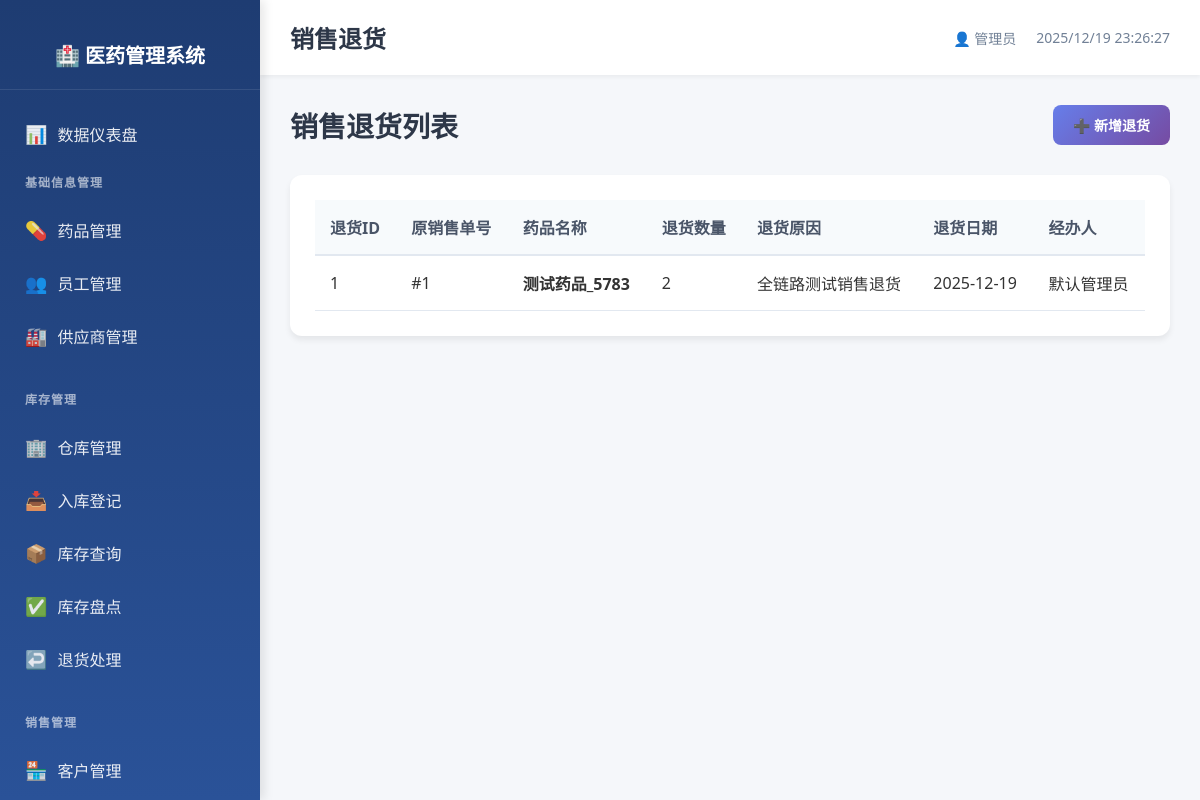
The page /sales/return on the database as committed earlier.
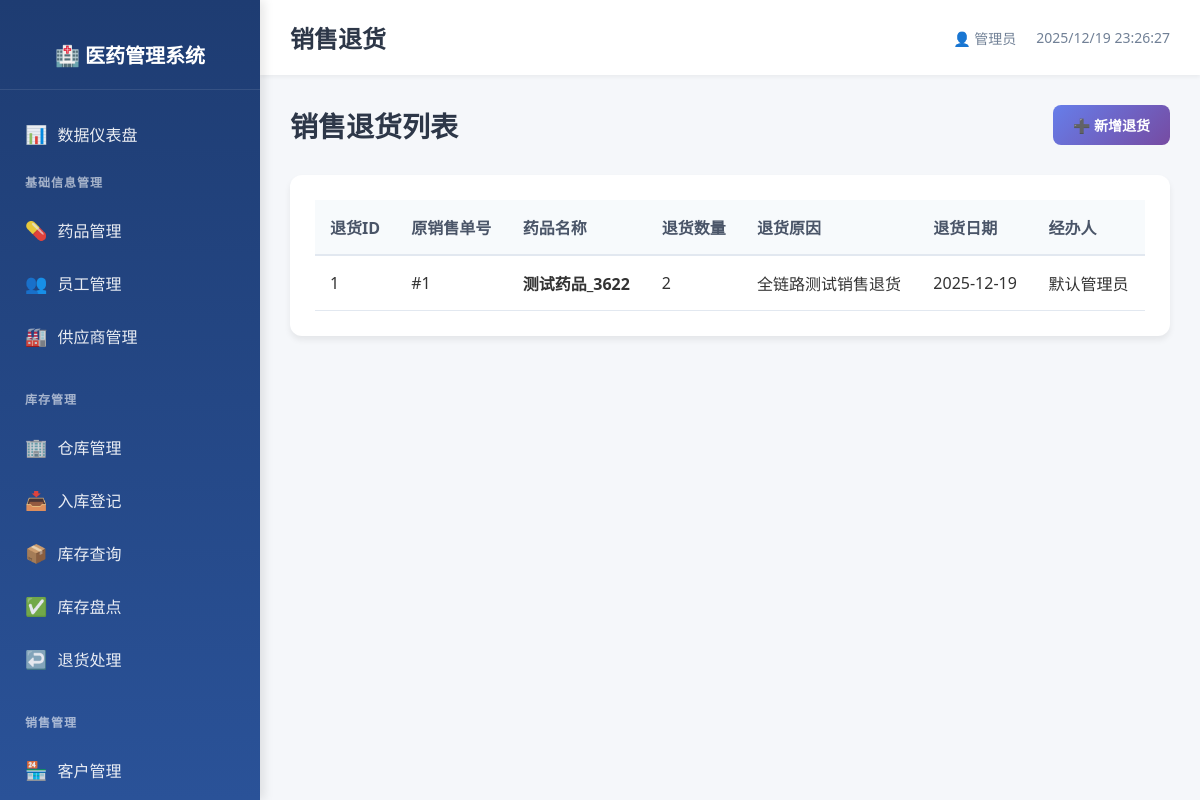
The same page on the database as committed later.
### models.py (models this page shows)
class SalesReturn(db.Model):
    __tablename__ = 'sales_return'
    sales_return_id = db.Column(db.Integer, primary_key=True, autoincrement=True)
    sales_id = db.Column(db.Integer, db.ForeignKey('sales.sales_id', ondelete='CASCADE'), nullable=False, index=True)
    quantity = db.Column(db.Integer, nullable=False)
    reason = db.Column(db.String(200))
    return_date = db.Column(db.Date, nullable=False, index=True)
    employee_id = db.Column(db.Integer, db.ForeignKey('employee_info.employee_id', ondelete='SET NULL'))
    create_time = db.Column(db.DateTime, default=datetime.now, nullable=False)

class DrugInfo(db.Model):
    __tablename__ = 'drug_info'
    drug_id = db.Column(db.Integer, primary_key=True, autoincrement=True)
    name = db.Column(db.String(100), nullable=False, index=True)
    spec = db.Column(db.String(100))
    manufacturer = db.Column(db.String(200))
    approval_number = db.Column(db.String(100), unique=True)
    category = db.Column(db.String(50))  # 处方/非处方
    unit = db.Column(db.String(20))
    purchase_price = db.Column(db.Numeric(10, 2), nullable=False)
    sale_price = db.Column(db.Numeric(10, 2), nullable=False)
    expiry_date = db.Column(db.Date)
    status = db.Column(db.String(20), default='在售', nullable=False)
    create_time = db.Column(db.DateTime, default=datetime.now, nullable=False)
    update_time = db.Column(db.DateTime, default=datetime.now, onupdate=datetime.now, nullable=False)

class Sales(db.Model):
    __tablename__ = 'sales'
    sales_id = db.Column(db.Integer, primary_key=True, autoincrement=True)
    drug_id = db.Column(db.Integer, db.ForeignKey('drug_info.drug_id', ondelete='CASCADE'), nullable=False, index=True)
    customer_id = db.Column(db.Integer, db.ForeignKey('customer_info.customer_id', ondelete='CASCADE'), nullable=False, index=True)
    quantity = db.Column(db.Integer, nullable=False)
    unit_price = db.Column(db.Numeric(10, 2), nullable=False)
    total_price = db.Column(db.Numeric(10, 2), nullable=False)
    sales_date = db.Column(db.Date, nullable=False, index=True)
    employee_id = db.Column(db.Integer, db.ForeignKey('employee_info.employee_id', ondelete='SET NULL'))
    create_time = db.Column(db.DateTime, default=datetime.now, nullable=False)

class EmployeeInfo(db.Model):
    __tablename__ = 'employee_info'
    employee_id = db.Column(db.Integer, primary_key=True, autoincrement=True)
    name = db.Column(db.String(100), nullable=False, index=True)
    department = db.Column(db.String(100))
    position = db.Column(db.String(100))
    phone = db.Column(db.String(20), unique=True)
    hire_date = db.Column(db.Date)
    account = db.Column(db.String(50), unique=True, nullable=False)
    password = db.Column(db.String(200), nullable=False)
    status = db.Column(db.String(20), default='在职', nullable=False)
    create_time = db.Column(db.DateTime, default=datetime.now, nullable=False)
    update_time = db.Column(db.DateTime, default=datetime.now, onupdate=datetime.now, nullable=False)

### routes/sales_mgmt.py (the view)
@sales_bp.route('/return')
def return_list():
    returns = db.session.query(SalesReturn, Sales, DrugInfo.name, EmployeeInfo.name).\
        join(Sales, SalesReturn.sales_id == Sales.sales_id).\
        join(DrugInfo, Sales.drug_id == DrugInfo.drug_id).\
        join(EmployeeInfo, SalesReturn.employee_id == EmployeeInfo.employee_id).all()
    return render_template('sales/return_list.html', returns=returns)

### templates/sales/return_list.html (shortened to what this page needs)
{% extends "base.html" %}
{% block page_title %}销售退货{% endblock %}
{% block content %}
<div class="page-header">
    <h2>销售退货列表</h2>
    <a href="{{ url_for('sales.return_add') }}" class="btn btn-primary">
        ➕ 新增退货
    </a>
</div>
<div class="table-card">
    <table class="data-table">
        <thead>
            <tr>
                <th>退货ID</th>
                <th>原销售单号</th>
                <th>药品名称</th>
                <th>退货数量</th>
                <th>退货原因</th>
                <th>退货日期</th>
                <th>经办人</th>
            </tr>
        </thead>
        <tbody>
            {% for sales_return, sale, drug_name, employee_name in returns %}
            <tr>
                <td>{{ sales_return.sales_return_id }}</td>
                <td>#{{ sale.sales_id }}</td>
                <td><strong>{{ drug_name }}</strong></td>
                <td>{{ sales_return.quantity }}</td>
                <td>{{ sales_return.reason or '-' }}</td>
                <td>{{ sales_return.return_date }}</td>
                <td>{{ employee_name }}</td>
            </tr>
            {% endfor %}
        </tbody>
    </table>
</div>
{% endblock %}

Rows that differ between the two databases and show on the page:
changed SalesReturn "全链路测试销售退货": name "测试药品_5783" → "测试药品_3622"
